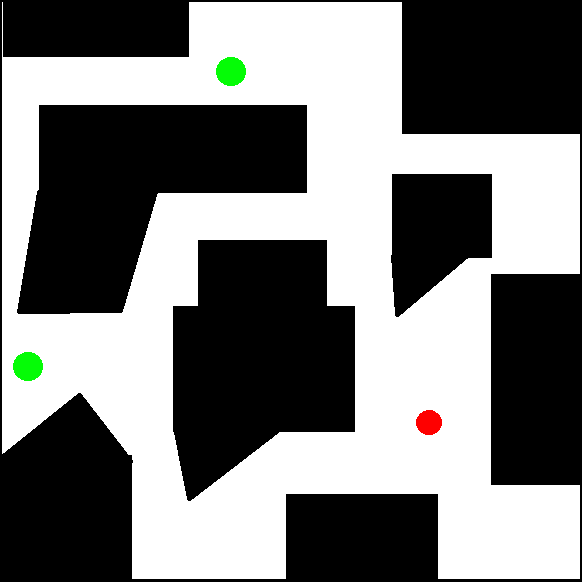
#> input picture Test2.bmp, 582 x 582 px
$ python Laboratorio5Laberintos.py
#> lines starting #> are read from the running program, lines starting #| are printed output that depends on the picture
import numpy as np
import cv2
import matplotlib.pyplot as plt
from collections import deque
import heapq
import time
import sys

def discretize_maze(image_path, grid_size=10):
    # Leer la imagen
#> called with image_path = 'Test2.bmp', grid_size = 10
    img = cv2.imread(image_path)
#> img is the input picture: shape (582, 582, 3); mean B, G, R 122.6, 123.6, 123

    # Convertir a RGB si está en BGR
    img = cv2.cvtColor(img, cv2.COLOR_BGR2RGB)

    # Obtener dimensiones
    height, width, _ = img.shape
#> height = 582; width = 582

    grid_h = height // grid_size
#> grid_h = 58
    grid_w = width // grid_size
#> grid_w = 58

    # Crear matriz para el laberinto discretizado
    maze = np.zeros((grid_h, grid_w), dtype=int)

    # Discretizar la imagen
    for i in range(grid_h):
        for j in range(grid_w):
            # Obtener la región correspondiente a esta celda
            cell_img = img[i*grid_size:(i+1)*grid_size, j*grid_size:(j+1)*grid_size]

            # Calcular los colores promedio en la celda
            avg_color = np.mean(cell_img, axis=(0, 1))

            # Determinar si es principalmente negro (pared)
            if avg_color[0] < 50 and avg_color[1] < 50 and avg_color[2] < 50:
                maze[i, j] = 1  # Pared (negro)
            # Determinar si es principalmente verde (meta)
            elif avg_color[1] > 150 and avg_color[0] < 100 and avg_color[2] < 100:
                maze[i, j] = 2  # Meta (verde)
            # Determinar si es principalmente rojo (inicio)
            elif avg_color[0] > 150 and avg_color[1] < 100 and avg_color[2] < 100:
                maze[i, j] = 3  # Inicio (rojo)
            else:
                maze[i, j] = 0  # Camino libre (blanco)
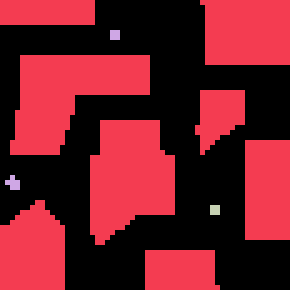
#> maze: shape (58, 58) int64 (shown 5 times larger); 4 distinct labels, from 0 to 3; one colour per label, 0 black

    return maze

def visualize_discrete_maze(maze):

    colors = {
        0: [1, 1, 1],
        1: [0, 0, 0],
        2: [0, 1, 0],
        3: [1, 0, 0]
    }

    # Crear una imagen RGB
    h, w = maze.shape
#> h = 58; w = 58
    rgb_maze = np.zeros((h, w, 3))

    # Asignar colores
    for i in range(h):
        for j in range(w):
            rgb_maze[i, j] = colors[maze[i, j]]
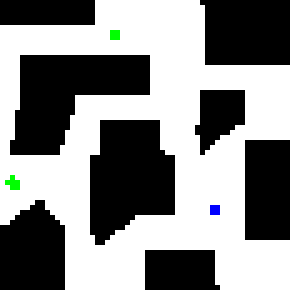
#> rgb_maze: shape (58, 58, 3) float64 (shown 5 times larger); mean of channels 0, 1, 2 0.534, 0.536, 0.533; drawn as B, G, R

    # Mostrar
    plt.figure(figsize=(8, 8))
    plt.imshow(rgb_maze)
    plt.title("Laberinto Discretizado")
    plt.grid(False)
    plt.show()

# 2. FRAMEWORK DE PROBLEMAS
class Problem:
    def initial_state(self):
        raise NotImplementedError("Las subclases deben implementar este método")

    def goal_test(self, state):
        raise NotImplementedError("Las subclases deben implementar este método")

    def actions(self, state):
        raise NotImplementedError("Las subclases deben implementar este método")

    def result(self, state, action):
        raise NotImplementedError("Las subclases deben implementar este método")

    def step_cost(self, state, action, next_state):
        raise NotImplementedError("Las subclases deben implementar este método")


class MazeProblem(Problem):

    def __init__(self, maze):
        self.maze = maze
        self.height, self.width = maze.shape
#> self.height = 58; self.width = 58

        # Encontrar el estado inicial (posición roja)
        initial_positions = np.where(maze == 3)
#> initial_positions = ([41, 41, 42, 42], [42, 43, 42, 43])
        if len(initial_positions[0]) == 0:
            raise ValueError("No se encontró el punto de inicio (rojo) en el laberinto")
        self.initial_pos = (initial_positions[0][0], initial_positions[1][0])
#> self.initial_pos = (41, 42)

        # Encontrar los estados objetivo (posiciones verdes)
        goal_positions = np.where(maze == 2)
#> goal_positions = 10 positions, rows 6 to 37, columns 1 to 23
        self.goal_positions = set(zip(goal_positions[0], goal_positions[1]))
#> self.goal_positions = 10 items
        if not self.goal_positions:
            raise ValueError("No se encontraron puntos objetivo (verdes) en el laberinto")

    def initial_state(self):
        return self.initial_pos

    def goal_test(self, state):
        return state in self.goal_positions

    def actions(self, state):
        row, col = state
        possible_actions = []

        # Definir los cuatro movimientos posibles (arriba, derecha, abajo, izquierda)
        movements = [(-1, 0), (0, 1), (1, 0), (0, -1)]

        for dr, dc in movements:
            new_row, new_col = row + dr, col + dc

            # Verificar si la nueva posición está dentro de los límites
            if 0 <= new_row < self.height and 0 <= new_col < self.width:
                # Verificar si no es una pared
                if self.maze[new_row, new_col] != 1:
                    possible_actions.append((dr, dc))

        return possible_actions

    def result(self, state, action):
        row, col = state
        dr, dc = action
        return (row + dr, col + dc)

    def step_cost(self, state, action, next_state):
        return 1

    def heuristic(self, state, heuristic_type="manhattan"):
        row, col = state

        if heuristic_type == "manhattan":
            # Distancia Manhattan al objetivo más cercano
            min_distance = float('inf')
            for goal_row, goal_col in self.goal_positions:
                distance = abs(row - goal_row) + abs(col - goal_col)
                min_distance = min(min_distance, distance)
            return min_distance

        elif heuristic_type == "euclidean":
            # Distancia Euclidiana al objetivo más cercano
            min_distance = float('inf')
            for goal_row, goal_col in self.goal_positions:
                distance = ((row - goal_row) ** 2 + (col - goal_col) ** 2) ** 0.5
                min_distance = min(min_distance, distance)
            return min_distance

        else:
            raise ValueError(f"Tipo de heurística no reconocido: {heuristic_type}")

# 3. ALGORITMOS DE BÚSQUEDA EN GRAFOS
class GraphSearch:
    def __init__(self, problem):
        self.problem = problem

    def search(self):
        raise NotImplementedError("Las subclases deben implementar este método")

    def build_solution(self, node):
        path = []
        actions = []

        # Reconstruir el camino desde el nodo objetivo hasta el inicio
        while node:
            path.append(node['state'])
            if 'action' in node:
                actions.append(node['action'])
            node = node.get('parent')

        # Invertir las listas para tener el camino desde el inicio hasta el objetivo
        path.reverse()
        actions.reverse()

        return path, actions


class BFS(GraphSearch):
    # [44 lines left out: function search, not called in this run]


class DFS(GraphSearch):
    # [48 lines left out: function search, not called in this run]


class AStar(GraphSearch):
    def __init__(self, problem, heuristic_type="manhattan"):
        super().__init__(problem)
        self.heuristic_type = heuristic_type

    def search(self):
        initial_state = self.problem.initial_state()
#> initial_state = (41, 42)

        # Si el estado inicial ya es un objetivo, devolver solución vacía
        if self.problem.goal_test(initial_state):
            return [initial_state], []

        frontier = []
#> frontier = []
        initial_node = {
            'state': initial_state,
            'parent': None,
            'action': None,
            'g': 0,  # Costo acumulado desde el inicio
            'h': self.problem.heuristic(initial_state, self.heuristic_type),  # Heurística
            'f': self.problem.heuristic(initial_state, self.heuristic_type)   # f = g + h
        }
#> in heuristic, `row, col = state`: row = 41; col = 42
#> the loop in heuristic, `for goal_row, goal_col in self.goal_positions:` made 10 passes
#> (goal_row, goal_col, distance, min_distance) on passes 1 to 10: (7, 23, 53, 53), (37, 3, 43, 43), (36, 1, 46, 43), (37, 2, 44, 43), (6, 23, 54, 43), (7, 22, 54, 43), (36, 3, 44, 43), (35, 2, 46, 43), (36, 2, 45, 43), (6, 22, 55, 43)
#> the loop in heuristic (call 2), `for goal_row, goal_col in self.goal_positions:` made 10 passes

        heapq.heappush(frontier, (initial_node['f'], id(initial_node), initial_node))

        # Diccionario para llevar un registro de los nodos en la frontera y sus costos
        frontier_states = {initial_state: initial_node['g']}
#> frontier_states = {(41, 42): 0}

        explored = set()

        while frontier:
            _, _, node = heapq.heappop(frontier)
            state = node['state']

            # Eliminar el estado de frontier_states
            if state in frontier_states:
                del frontier_states[state]

            # Verificar si es un estado objetivo
            if self.problem.goal_test(state):
                return self.build_solution(node)

            # Marcar el estado como explorado
            explored.add(state)

            # Expandir el nodo actual
            for action in self.problem.actions(state):
                child_state = self.problem.result(state, action)

                # Calcular el costo acumulado hasta el estado hijo
                g = node['g'] + self.problem.step_cost(state, action, child_state)

                # Verificar si el estado hijo no ha sido explorado o si tiene un mejor costo
                if child_state not in explored and (child_state not in frontier_states or g < frontier_states[child_state]):
                    h = self.problem.heuristic(child_state, self.heuristic_type)
                    f = g + h

                    child_node = {
                        'state': child_state,
                        'parent': node,
                        'action': action,
                        'g': g,
                        'h': h,
                        'f': f
                    }

                    # Agregar el estado hijo a la frontera
                    heapq.heappush(frontier, (f, id(child_node), child_node))
                    frontier_states[child_state] = g
#> this loop made 481 passes
#> state on passes 1 to 3: (41, 42), (40, 42), (41, 41)
#| Longitud del camino: 54

        # No se encontró solución
        return None

# 4. VISUALIZACIÓN DE LA SOLUCIÓN
def visualize_solution(maze, path, title="Solución del Laberinto"):
    """
    Visualiza la solución del laberinto.

    Args:
        maze: Matriz discreta del laberinto
        path: Lista de estados (posiciones) que forman el camino desde el inicio hasta el objetivo
        title: Título de la visualización
    """
#> called with title = 'Solución con A* (manhattan)'
    solution_maze = maze.copy()

    for row, col in path[1:-1]:  # Excluimos el inicio y la meta
        solution_maze[row, col] = 4
#> this loop made 52 passes
#> (row, col) on passes 1 to 12: (40, 42), (39, 42), (39, 41), (39, 40), (39, 39), (39, 38), (38, 38), (37, 38), (36, 38), (35, 38), (34, 38), (33, 38)
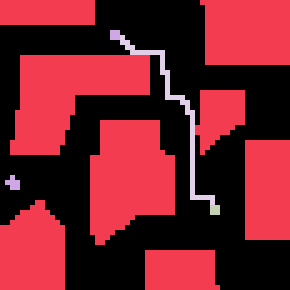
#> solution_maze: shape (58, 58) int64 (shown 5 times larger); 5 distinct labels, from 0 to 4; one colour per label, 0 black

    # Definir colores para la visualización
    colors = np.array([
        [1, 1, 1],
        [0, 0, 0],
        [0, 1, 0],
        [1, 0, 0],
        [1, 1, 0]
    ])

    # Crear una imagen RGB
    h, w = solution_maze.shape
    rgb_maze = np.zeros((h, w, 3))

    # Asignar colores
    for i in range(h):
        for j in range(w):
            rgb_maze[i, j] = colors[solution_maze[i, j]]

    # Mostrar
    plt.figure(figsize=(10, 10))
    plt.imshow(rgb_maze)
    plt.title(title)
    plt.grid(False)
    plt.show()

# 5. PROGRAMA PRINCIPAL
def solve_and_visualize(maze_path, grid_size=10, algorithm="astar", heuristic_type="manhattan"):
    print(f"Discretizando el laberinto con tamaño de celda {grid_size}...")
    maze = discretize_maze(maze_path, grid_size)

    print("Laberinto discretizado:")
    visualize_discrete_maze(maze)

    print("Creando el problema...")
    problem = MazeProblem(maze)

    print(f"Resolviendo el laberinto con {algorithm.upper()}...")
    start_time = time.time()

    if algorithm.lower() == "bfs":
        search_algo = BFS(problem)
    elif algorithm.lower() == "dfs":
        search_algo = DFS(problem)
    elif algorithm.lower() == "astar":
        search_algo = AStar(problem, heuristic_type)
    else:
        raise ValueError(f"Algoritmo no reconocido: {algorithm}")

    # Ejecutar la búsqueda
    result = search_algo.search()

    end_time = time.time()
    execution_time = end_time - start_time

    if result:
        path, actions = result
        print(f"Solución encontrada en {execution_time:.2f} segundos!")
        print(f"Longitud del camino: {len(path)}")

        # Visualizar la solución
        algo_name = algorithm.upper() if algorithm.lower() != "astar" else f"A* ({heuristic_type})"
        visualize_solution(maze, path, title=f"Solución con {algo_name}")

        return path, actions
    else:
        print(f"No se encontró solución después de {execution_time:.2f} segundos.")
        return None

# Programa principal
if __name__ == "__main__":
    if len(sys.argv) < 2:
        print("Uso: python maze_solver.py <ruta_del_laberinto.bmp> [tamaño_de_celda] [algoritmo] [heuristica]")
        print("  tamaño_de_celda: Tamaño de cada celda discreta (por defecto: 10)")
        print("  algoritmo: bfs, dfs, astar (por defecto: astar)")
        print("  heuristica: manhattan, euclidean (por defecto: manhattan)")


        maze_path = "Test2.bmp"
        grid_size = 10
        algorithm = "astar"
        heuristic_type = "manhattan"
        print(f"Ejecutando con valores predeterminados: {maze_path}, tamaño_celda={grid_size}, algoritmo={algorithm}, heurística={heuristic_type}")
    else:
        maze_path = sys.argv[1]
        grid_size = int(sys.argv[2]) if len(sys.argv) > 2 else 10
        algorithm = sys.argv[3] if len(sys.argv) > 3 else "astar"
        heuristic_type = sys.argv[4] if len(sys.argv) > 4 else "manhattan"

    # Resolver y visualizar
    solve_and_visualize(maze_path, grid_size, algorithm, heuristic_type)

$ run again, with Prueba Lab1.bmp copied over Test2.bmp
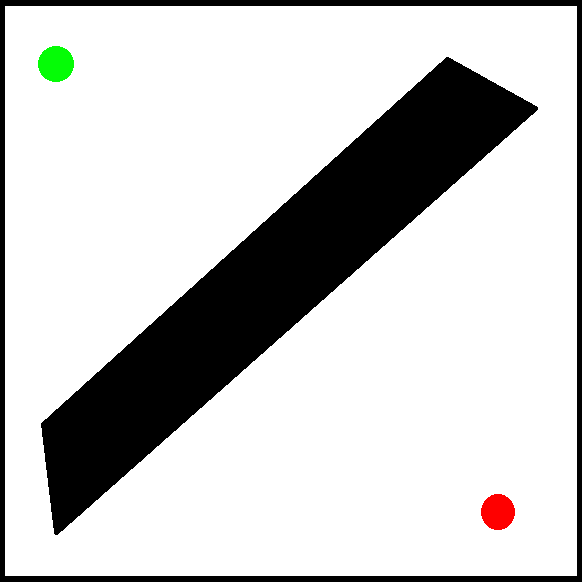
#> input picture Prueba Lab1.bmp, 582 x 582 px
#> in discretize_maze, img is the input picture: shape (582, 582, 3); mean B, G, R 200.3, 201, 201
#> initial_positions = ([50, 50, 50, 51, 51, 51, 52, 52], [48, 49, 50, 48, 49, 50, 49, 50])
#> self.initial_pos = (50, 48)
#> goal_positions = 9 positions, rows 5 to 7, columns 4 to 6
#> self.goal_positions = 9 items
#> initial_state = (50, 48)
#> frontier = []
#> in heuristic, `row, col = state`: row = 50; col = 48
#> the loop in heuristic, `for goal_row, goal_col in self.goal_positions:` made 9 passes
#> (goal_row, goal_col, distance, min_distance) on passes 1 to 8: (7, 4, 87, 87), (5, 5, 88, 87), (6, 5, 87, 87), (5, 4, 89, 87), (6, 4, 88, 87), (7, 6, 85, 85), (5, 6, 87, 85), (6, 6, 86, 85)
#> the loop in heuristic (call 2), `for goal_row, goal_col in self.goal_positions:` made 9 passes
#> frontier_states = {(50, 48): 0}
#> the loop in search, `while frontier:` made 1255 passes
#> state on passes 1 to 3: (50, 48), (49, 48), (48, 48)
#| Longitud del camino: 94
#> the loop in visualize_solution, `for row, col in path[1:-1]:` made 92 passes
#> (row, col) on passes 1 to 8: (50, 47), (50, 46), (50, 45), (50, 44), (50, 43), (50, 42), (50, 41), (50, 40)
#> after the loop in visualize_solution, `for row, col in path[1:-1]:`:
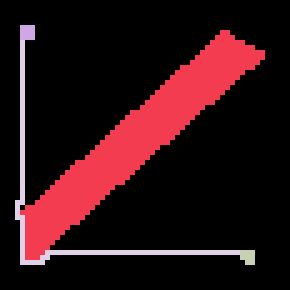
#> solution_maze: shape (58, 58) int64 (shown 5 times larger); 5 distinct labels, from 0 to 4; one colour per label, 0 black
#> after the loop in visualize_solution, `for i in range(h):`:
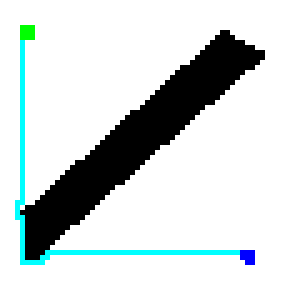
#> rgb_maze: shape (58, 58, 3) float64 (shown 5 times larger); mean of channels 0, 1, 2 0.836, 0.837, 0.806; drawn as B, G, R

$ run again, with Test.bmp copied over Test2.bmp
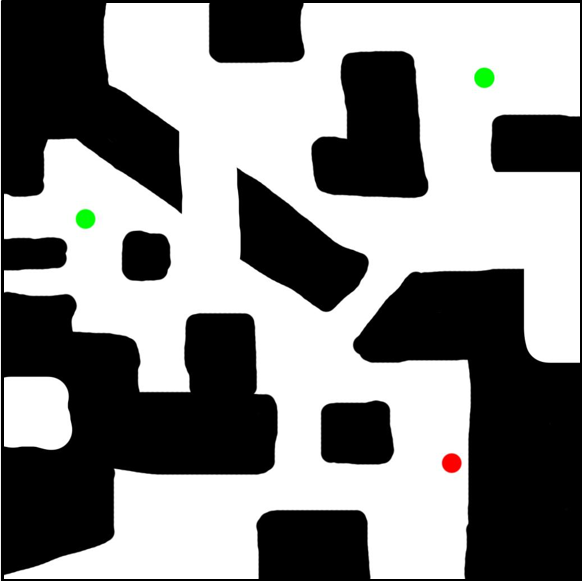
#> input picture Test.bmp, 582 x 582 px
#> in discretize_maze, img is the input picture: shape (582, 582, 3); mean B, G, R 136.1, 136.5, 136.3
#> after the loop in visualize_discrete_maze, `for i in range(h):`:
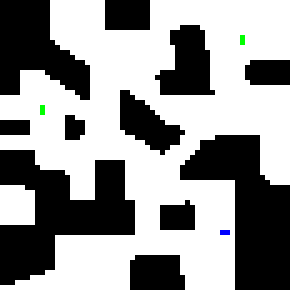
#> rgb_maze: shape (58, 58, 3) float64 (shown 5 times larger); mean of channels 0, 1, 2 0.58, 0.581, 0.58; drawn as B, G, R
#> initial_positions = ([46, 46], [44, 45])
#> self.initial_pos = (46, 44)
#> goal_positions = ([7, 8, 21, 22], [48, 48, 8, 8])
#> self.goal_positions = 4 items
#> initial_state = (46, 44)
#> frontier = []
#> in heuristic, `row, col = state`: row = 46; col = 44
#> the loop in heuristic, `for goal_row, goal_col in self.goal_positions:` made 4 passes
#> (goal_row, goal_col, distance, min_distance) on passes 1 to 4: (21, 8, 61, 61), (8, 48, 42, 42), (22, 8, 60, 42), (7, 48, 43, 42)
#> the loop in heuristic (call 2), `for goal_row, goal_col in self.goal_positions:` made 4 passes
#> frontier_states = {(46, 44): 0}
#> the loop in search, `while frontier:` made 538 passes
#| Longitud del camino: 61
#> the loop in visualize_solution, `for row, col in path[1:-1]:` made 59 passes
#> (row, col) on passes 1 to 8: (45, 44), (44, 44), (43, 44), (42, 44), (41, 44), (40, 44), (39, 44), (38, 44)
#> after the loop in visualize_solution, `for row, col in path[1:-1]:`:
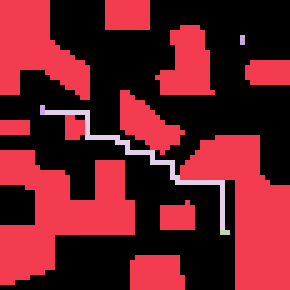
#> solution_maze: shape (58, 58) int64 (shown 5 times larger); 5 distinct labels, from 0 to 4; one colour per label, 0 black
